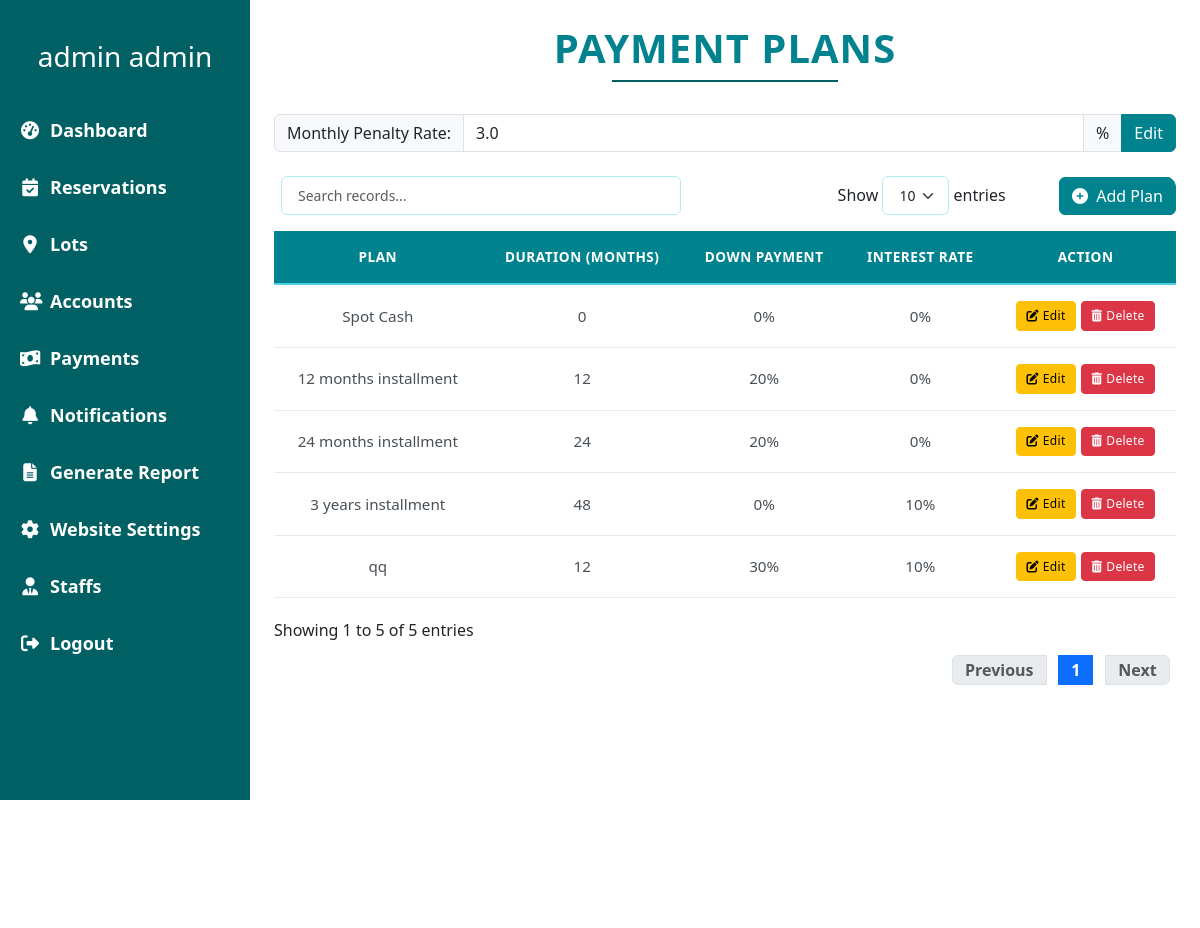
Page /admin/payment_plans.php (signed in) on the committed database.
### tables this page shows
CREATE TABLE `penalty` (
  `penalty_id` int(11) NOT NULL,
  `penalty_amount` decimal(10,1) NOT NULL
);

CREATE TABLE `payment_plan` (
  `payment_plan_id` int(11) NOT NULL,
  `plan` varchar(250) NOT NULL,
  `duration` int(11) NOT NULL,
  `down_payment` float NOT NULL,
  `interest_rate` float NOT NULL,
  `is_deleted` tinyint(1) NOT NULL DEFAULT 0
);

### admin/settings/penalty.class.php (called while the page is built, shortened)
<?php
require_once __DIR__ . '/../../database.php';
class Penalty {
    private $db;
    public function __construct() {
        $this->db = new Database();
    }
    public function getPenaltyRate() {
        $sql = "SELECT penalty_amount FROM penalty WHERE penalty_id = 1";
        $query = $this->db->connect()->prepare($sql);
        $query->execute();
        return $query->fetch(PDO::FETCH_ASSOC)['penalty_amount'];
    }
}

### database.php (called while the page is built)
<?php
class Database{
    private $host = 'localhost';
    private $username = 'root';
    private $password = '';
    private $dbname = 'burial_db';
    protected $connection;
    function connect(){
        try {
            if($this->connection === null){
                $dsn = "mysql:host=$this->host;dbname=$this->dbname";
                $this->connection = new PDO($dsn, $this->username, $this->password, [
                    PDO::ATTR_ERRMODE => PDO::ERRMODE_EXCEPTION,
                    PDO::ATTR_DEFAULT_FETCH_MODE => PDO::FETCH_ASSOC,
                    PDO::ATTR_EMULATE_PREPARES => false
                ]);
            }
            return $this->connection;
        } catch (PDOException $e) {
            error_log("Database Connection Error: " . $e->getMessage());
            throw new Exception("Database connection failed: " . $e->getMessage());
        }
    }
}

### admin/payments/payments.class.php (called while the page is built, shortened)
<?php
require_once __DIR__ . '/../../database.php';
class Payments_class{
    protected $db;
    function __construct(){
        $this->db = new Database();
    }
    public function showPaymentPlans() {
        $sql = "SELECT * FROM payment_plan WHERE is_deleted = 0";
        $query = $this->db->connect()->prepare($sql);
        $data = null;
        if($query->execute()){
            $data = $query->fetchAll(PDO::FETCH_ASSOC);
        }
        return $data;
    }
}

### admin/payment_plans.php (the view, shortened to what this page needs)
<?php
    include(__DIR__ . '/nav/navigation.php');
    require_once (__DIR__ . '/payments/payments.class.php');
    require_once (__DIR__ . '/settings/penalty.class.php');
    $burialObj = new Payments_class();
    $penalty = new Penalty();
    $penaltyRate = $penalty->getPenaltyRate();
    $paymentPlans = $burialObj->showPaymentPlans();
?>
<link rel="stylesheet" type="text/css" href="https://cdn.datatables.net/1.13.7/css/dataTables.bootstrap5.min.css">
<div class="container-fluid px-4 py-4">
    <div class="text-center mb-4">
        <h1 class="display-5 fw-bold text-uppercase" style="color: #006064;">PAYMENT PLANS</h1>
        <div class="border-bottom border-2 w-25 mx-auto" style="border-color: #006064 !important;"></div>
    </div>
    <div class="mb-4">
        <div class="col-12">
            <div class="input-group">
                <span class="input-group-text">Monthly Penalty Rate:</span>
                <input type="number" class="form-control" value="<?php echo $penaltyRate; ?>" readonly>
                <span class="input-group-text">%</span>
                <?php if($_SESSION['account']['is_admin']): ?>
                <button class="btn btn-primary" data-bs-toggle="modal" data-bs-target="#editPenaltyModal">Edit</button>
                <?php endif; ?>
            </div>
        </div>
    </div>
    <div class="card">
        <div class="card-body">
            <table id="paymentPlansTable" class="table table-hover">
                <thead>
                    <tr>
                        <th>Plan</th>
                        <th>Duration (Months)</th>
                        <th>Down Payment</th>
                        <th>Interest Rate</th>
                        <?php if($_SESSION['account']['is_admin']): ?>
                        <th>Action</th>
                        <?php endif; ?>
                    </tr>
                </thead>
                <tbody>
                    <?php foreach ($paymentPlans as $plan): ?>
                    <tr>
                        <td><?= $plan['plan'] ?></td>
                        <td><?= $plan['duration'] ?></td>
                        <td><?= $plan['down_payment'] ?>%</td>
                        <td><?= $plan['interest_rate'] ?>%</td>
                        <?php if($_SESSION['account']['is_admin']): ?>
                        <td>
                            <div class="d-flex gap-1 justify-content-center">
                                <a href="payments/edit_payment_plan.php?id=<?= $plan['payment_plan_id'] ?>"
                                   class="btn btn-sm btn-warning d-flex align-items-center">
                                    <i class="fas fa-edit me-1"></i> Edit
                                </a>
                                <button class="btn btn-sm btn-danger deletePlanBtn d-flex align-items-center"
                                        data-plan_id="<?= $plan['payment_plan_id'] ?>">
                                    <i class="fas fa-trash-alt me-1"></i> Delete
                                </button>
                            </div>
                        </td>
                        <?php endif; ?>
                    </tr>
                    <?php endforeach; ?>
                </tbody>
            </table>
        </div>
    </div>
</div>

### admin/admin.css (style rules this page uses)
* { border: 0; margin: 0; padding: 0; }
:root { --primary-dark: #006064; --primary-light: #e0f2f1; --secondary: #b2dfdb; --accent: #455a64; --text-dark: #263238; --text-light: #ffffff; }
body { display: flex; background-color: white; min-height: 100vh; margin: 0; }
a { text-decoration: none; }
.card { border: none; border-radius: 10px; box-shadow: 0 4px 6px rgba(0, 0, 0, 0.1); transition: all 0.3s ease; height: 100%; }
.card-body { display: flex; flex-direction: column; }

### admin/payment_plans.php (style rules this page uses)
.table { border-collapse: separate !important; border-spacing: 0 !important; width: 100% !important; margin-bottom: 0 !important; border: none !important; }
.table thead th { background-color: #00838f !important; color: white !important; font-weight: 600 !important; text-transform: uppercase !important; font-size: 0.85rem !important; letter-spacing: 0.5px !important; padding: 1rem !important; text-align: center !important; border: none !important; border-bottom: 2px solid #4dd0e1 !important; }
.table tbody td { padding: 1rem !important; vertical-align: middle !important; border: none !important; border-bottom: 1px solid #e9ecef !important; color: #495057 !important; font-size: 0.95rem !important; text-align: center !important; }
.table tbody tr:nth-of-type(odd) { background-color: #f5fcfd !important; }
.card { border: none !important; border-radius: 12px !important; background: white !important; box-shadow: none !important; overflow-x: hidden !important; }
.card-body { padding: 0 !important; overflow-x: hidden !important; }
.btn-sm { padding: 0.3rem 0.6rem !important; font-size: 0.75rem !important; border-radius: 4px !important; font-weight: 500 !important; letter-spacing: 0.3px !important; }
.btn-primary { background-color: #00838f !important; border-color: #00838f !important; }
.display-5 { font-size: 2.5rem !important; margin-bottom: 0.5rem !important; letter-spacing: 1px !important; color: #00838f !important; }
.border-bottom { margin-bottom: 2rem !important; border-color: #4dd0e1 !important; }
.d-flex.gap-1.justify-content-center { display: flex !important; justify-content: center !important; gap: 0.3rem !important; }
.table td:nth-child(3), .table td:nth-child(4) { text-align: center !important; }
.table td:nth-child(2) { text-align: center !important; }

### rows in the picture
penalty: penalty_amount "3.0"
payment_plan: plan "Spot Cash", duration "0", down_payment "0", interest_rate "0"
payment_plan: plan "12 months installment", duration "12", down_payment "20", interest_rate "0"
payment_plan: plan "24 months installment", duration "24", down_payment "20", interest_rate "0"
payment_plan: plan "3 years installment", duration "48", down_payment "0", interest_rate "10"
payment_plan: plan "qq", duration "12", down_payment "30", interest_rate "10"

### other values in the picture
$_SESSION['account']['first_name'] "admin"
$_SESSION['account']['last_name'] "admin"
